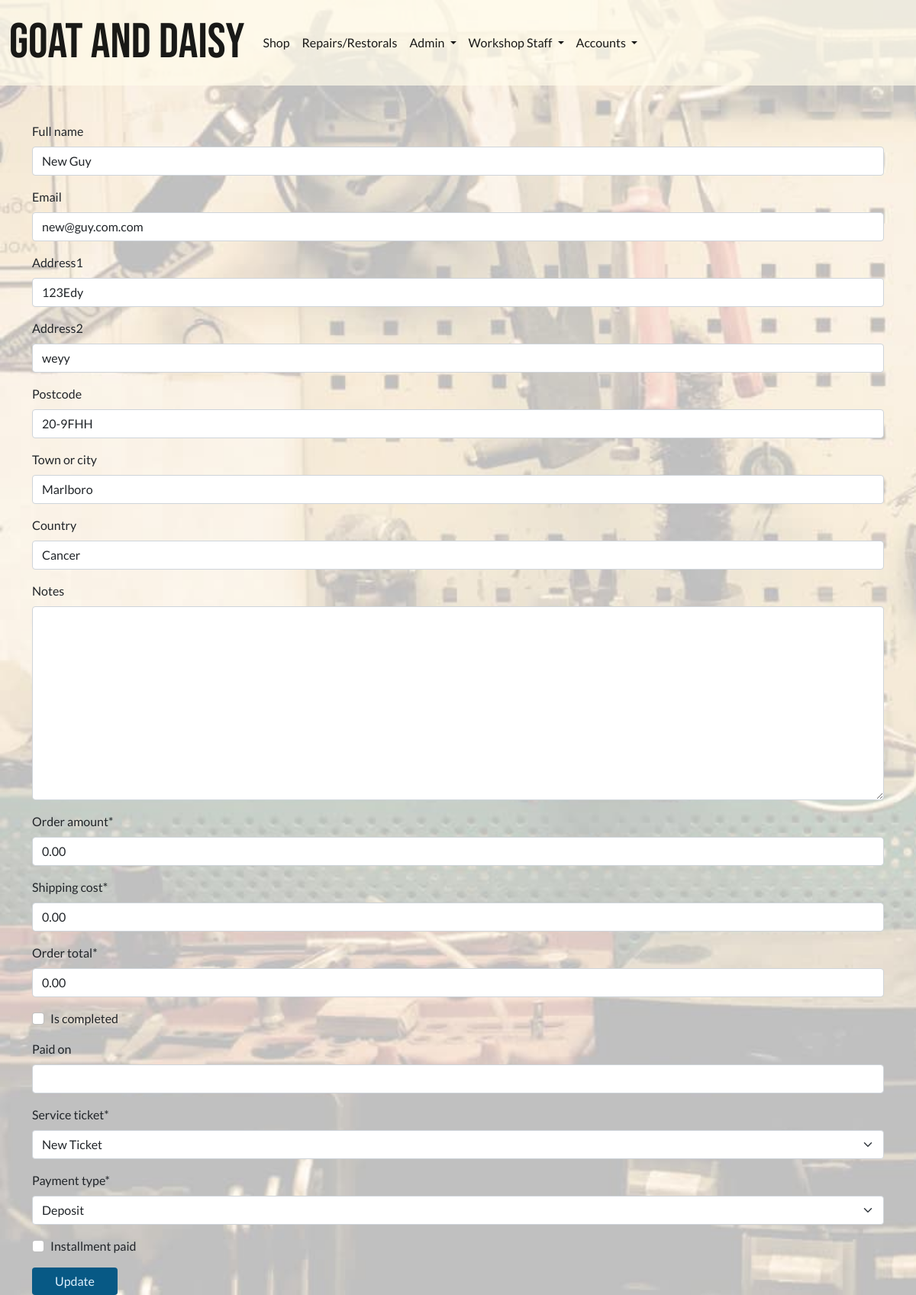
The app's page /workshop/admin-customer-invoice/222/ (signed in) with its own data.
### invoices/models.py (models this page shows, shortened)
class BaseInvoice(models.Model):
    date_created = models.DateField(auto_now_add=True)
    order_number = models.CharField(max_length=100, editable=False)
    full_name = models.CharField(max_length=100, null=True, blank=True)
    email = models.EmailField(null=True, blank=True)
    address1 = models.CharField(max_length=100, null=True, blank=True)
    address2 = models.CharField(max_length=100, null=True, blank=True)
    postcode = models.CharField(max_length=40, null=True, blank=True)
    town_or_city = models.CharField(max_length=40, null=True, blank=True)
    country = models.CharField(max_length=40, null=True, blank=True)
    notes = models.TextField(null=True, blank=True)
    order_amount = models.DecimalField(
        max_digits=12, decimal_places=2, default=0)
    shipping_cost = models.DecimalField(
        max_digits=12, decimal_places=2, default=0)
    order_total = models.DecimalField(
        max_digits=12, decimal_places=2, default=0)
    is_completed = models.BooleanField(default=False)
    paid_on = models.DateTimeField(null=True, blank=True)

class WorkshopCustomerInvoice(BaseInvoice):
    PAYMENT_CHOICES = [
        ('DEP', 'Deposit'),
        ('EP', 'End Payment'),
        ('SPT', 'Single Payment Total'),
        ('SP', 'Supplementary Payment'),
    ]
    service_ticket = models.ForeignKey(ServiceTicket, on_delete=models.CASCADE)
    payment_type = models.CharField(max_length=25, choices=PAYMENT_CHOICES)
    installment_paid = models.BooleanField(default=False)

### repairs_restorals/views.py (the view)
class AdminCustomerInvoice(GroupRequiredMixin, UpdateView):
    group_required = [u'Workshop Staff']
    model = WorkshopCustomerInvoice
    form_class = StaffCustomerInvoiceUpdateForm
    template_name = 'repairs_restorals/admin_customer_invoice.html'
    success_url = reverse_lazy('all_customer_invoices')

### repairs_restorals/forms.py
class StaffCustomerInvoiceUpdateForm(forms.ModelForm):
    class Meta:
        model = WorkshopCustomerInvoice
        fields = '__all__'

### invoices/contexts.py (called while the page is built, shortened)
def shopping_cart(request):
    template_cart = []
    products_count = 0
    order_amount = 0
    shipping = 0
    cart = request.session.get('cart', {})
    for item in enumerate(template_cart):
        products_count += 1
    order_total = order_amount + shipping
    stripe_total = round(order_total * 100)
    context = {
        'template_cart': template_cart,
        'products_count': products_count,
        'order_amount': order_amount,
        'shipping': shipping,
        'order_total': order_total,
        'stripe_total': stripe_total,
    }
    return context

### profiles/group_mixin_decorator.py (called while the page is built)
    def dispatch(self, request, *args, **kwargs):
        if not request.user.is_authenticated:
            raise PermissionDenied
        else:
            user_groups = []
            for group in request.user.groups.values_list('name', flat=True):
                user_groups.append(group)
            if len(set(user_groups).intersection(self.group_required)) <= 0:
                raise PermissionDenied
        return super(GroupRequiredMixin, self).dispatch(request, *args, **kwargs)

### profiles/templatetags/user_in_group_tag.py (called while the page is built)
@register.filter(name='has_group')
def has_group(user, group_name):
    try:
        group = Group.objects.get(name=group_name)
    except Group.DoesNotExist:
        return False
    return group in user.groups.all()

### repairs_restorals/models.py (called while the page is built)
    def __str__(self) -> str:
        return self.title

### repairs_restorals/templates/repairs_restorals/admin_customer_invoice.html (shortened to what this page needs)
{% extends 'base.html' %}
{% load crispy_forms_tags %}
{% load static %}
{% block extra_css %}
<link rel="stylesheet" href="{% static 'css/workshop_bg_image_trans.css' %}">
{% endblock %}
{% block content %}
<form action="." method="POST">
    {{ form|crispy}}
    <input type="submit" value="Update" class="btn btn-warning">
</form>
{% endblock %}

### static/css/site_base_custom.css (style rules this page uses)
body { background-color: var(--amber-100); font-family: "Lato", sans-serif; }
.btn { min-width: 7rem; }
.btn-warning, .btn-info { background-color: var(--sky-800); color: var(--sky-100); border: unset; }

### static/css/workshop_bg_image_trans.css (style rules this page uses)
body { background-image: url("../img/workshop-25-flip.jpg"); background-repeat: no-repeat; background-size: cover; background-attachment: fixed; }

### records on screen
BaseInvoice: full_name "New Guy", email "new@guy.com.com", address1 "123Edy", address2 "weyy", postcode "20-9FHH", town_or_city "Marlboro", country "Cancer"
WorkshopCustomerInvoice: service_ticket "New Ticket", payment_type "Deposit"
